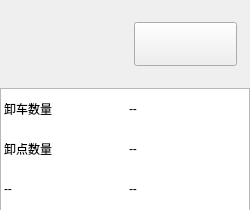
          <widget class="QWidget" name="crushInfoWidget" native="true">
           <property name="sizePolicy">
            <sizepolicy hsizetype="Fixed" vsizetype="Preferred">
             <horstretch>0</horstretch>
             <verstretch>0</verstretch>
            </sizepolicy>
           </property>
           <property name="minimumSize">
            <size>
             <width>0</width>
             <height>210</height>
            </size>
           </property>
           <property name="maximumSize">
            <size>
             <width>16777215</width>
             <height>210</height>
            </size>
           </property>
           <layout class="QVBoxLayout" name="verticalLayout_4">
            <property name="spacing">
             <number>0</number>
            </property>
            <property name="leftMargin">
             <number>0</number>
            </property>
            <property name="topMargin">
             <number>0</number>
            </property>
            <property name="rightMargin">
             <number>0</number>
            </property>
            <property name="bottomMargin">
             <number>0</number>
            </property>
            <item>
             <layout class="QHBoxLayout" name="horizontalLayout">
              <property name="spacing">
               <number>10</number>
              </property>
              <property name="leftMargin">
               <number>20</number>
              </property>
              <property name="topMargin">
               <number>20</number>
              </property>
              <property name="bottomMargin">
               <number>20</number>
              </property>
              <item>
               <widget class="QLabel" name="crushLabel">
                <property name="minimumSize">
                 <size>
                  <width>82</width>
                  <height>48</height>
                 </size>
                </property>
                <property name="maximumSize">
                 <size>
                  <width>82</width>
                  <height>48</height>
                 </size>
                </property>
                <property name="text">
                 <string/>
                </property>
               </widget>
              </item>
              <item>
               <widget class="QPushButton" name="emergenceBtn">
                <property name="minimumSize">
                 <size>
                  <width>103</width>
                  <height>44</height>
                 </size>
                </property>
                <property name="maximumSize">
                 <size>
                  <width>103</width>
                  <height>44</height>
                 </size>
                </property>
                <property name="text">
                 <string/>
                </property>
                <property name="checkable">
                 <bool>true</bool>
                </property>
               </widget>
              </item>
             </layout>
            </item>
            <item>
             <widget class="QTableWidget" name="crushInfoTable">
              <property name="sizePolicy">
               <sizepolicy hsizetype="Expanding" vsizetype="Expanding">
                <horstretch>0</horstretch>
                <verstretch>0</verstretch>
               </sizepolicy>
              </property>
              <property name="minimumSize">
               <size>
                <width>0</width>
                <height>166</height>
               </size>
              </property>
              <property name="maximumSize">
               <size>
                <width>250</width>
                <height>166</height>
               </size>
              </property>
              <property name="focusPolicy">
               <enum>Qt::NoFocus</enum>
              </property>
              <property name="verticalScrollBarPolicy">
               <enum>Qt::ScrollBarAlwaysOff</enum>
              </property>
              <property name="horizontalScrollBarPolicy">
               <enum>Qt::ScrollBarAlwaysOff</enum>
              </property>
              <property name="editTriggers">
               <set>QAbstractItemView::NoEditTriggers</set>
              </property>
              <property name="selectionMode">
               <enum>QAbstractItemView::NoSelection</enum>
              </property>
              <property name="selectionBehavior">
               <enum>QAbstractItemView::SelectRows</enum>
              </property>
              <property name="showGrid">
               <bool>false</bool>
              </property>
              <attribute name="horizontalHeaderVisible">
               <bool>false</bool>
              </attribute>
              <attribute name="horizontalHeaderDefaultSectionSize">
               <number>125</number>
              </attribute>
              <attribute name="verticalHeaderVisible">
               <bool>false</bool>
              </attribute>
              <attribute name="verticalHeaderDefaultSectionSize">
               <number>40</number>
              </attribute>
              <row>
               <property name="text">
                <string>新建行</string>
               </property>
              </row>
              <row>
               <property name="text">
                <string>新建行</string>
               </property>
              </row>
              <row>
               <property name="text">
                <string>新建行</string>
               </property>
              </row>
              <column>
               <property name="text">
                <string>新建列</string>
               </property>
              </column>
              <column>
               <property name="text">
                <string>新建列</string>
               </property>
              </column>
              <item row="0" column="0">
               <property name="text">
                <string>卸车数量</string>
               </property>
              </item>
              <item row="0" column="1">
               <property name="text">
                <string>--</string>
               </property>
              </item>
              <item row="0" column="1">
               <property name="text">
                <string>--</string>
               </property>
              </item>
              <item row="1" column="0">
               <property name="text">
                <string>卸点数量</string>
               </property>
              </item>
              <item row="1" column="1">
               <property name="text">
                <string>--</string>
               </property>
              </item>
              <item row="1" column="1">
               <property name="text">
                <string>--</string>
               </property>
              </item>
              <item row="2" column="0">
               <property name="text">
                <string>--</string>
               </property>
              </item>
              <item row="2" column="1">
               <property name="text">
                <string>--</string>
               </property>
              </item>
             </widget>
            </item>
           </layout>
          </widget>
